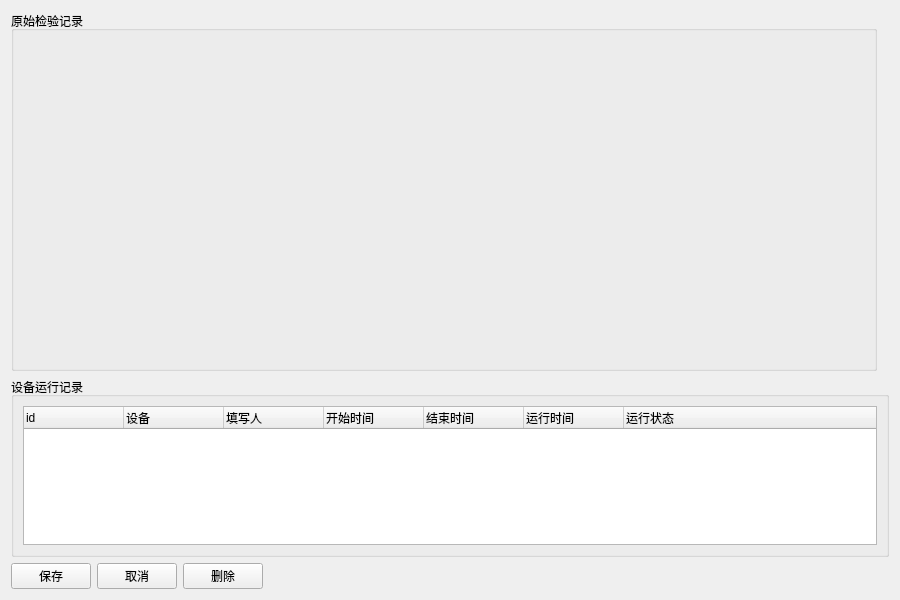
<?xml version="1.0" encoding="UTF-8"?>
<ui version="4.0">
 <class>Form</class>
 <widget class="QWidget" name="Form">
  <property name="geometry">
   <rect>
    <x>0</x>
    <y>0</y>
    <width>900</width>
    <height>600</height>
   </rect>
  </property>
  <property name="windowTitle">
   <string>Form</string>
  </property>
  <layout class="QGridLayout" name="gridLayout">
   <item row="1" column="0" colspan="3">
    <widget class="QGroupBox" name="groupBox_3">
     <property name="sizePolicy">
      <sizepolicy hsizetype="Preferred" vsizetype="Preferred">
       <horstretch>0</horstretch>
       <verstretch>2</verstretch>
      </sizepolicy>
     </property>
     <property name="title">
      <string>设备运行记录</string>
     </property>
     <layout class="QGridLayout" name="gridLayout_7">
      <item row="0" column="0">
       <widget class="QTreeWidget" name="treeWidget_equipment">
        <property name="selectionMode">
         <enum>QAbstractItemView::ExtendedSelection</enum>
        </property>
        <property name="indentation">
         <number>0</number>
        </property>
        <column>
         <property name="text">
          <string>id</string>
         </property>
        </column>
        <column>
         <property name="text">
          <string>设备</string>
         </property>
        </column>
        <column>
         <property name="text">
          <string>填写人</string>
         </property>
        </column>
        <column>
         <property name="text">
          <string>开始时间</string>
         </property>
        </column>
        <column>
         <property name="text">
          <string>结束时间</string>
         </property>
        </column>
        <column>
         <property name="text">
          <string>运行时间</string>
         </property>
        </column>
        <column>
         <property name="text">
          <string>运行状态</string>
         </property>
        </column>
       </widget>
      </item>
     </layout>
    </widget>
   </item>
   <item row="0" column="0">
    <widget class="QGroupBox" name="groupBox_oripaper">
     <property name="sizePolicy">
      <sizepolicy hsizetype="Preferred" vsizetype="Preferred">
       <horstretch>1</horstretch>
       <verstretch>4</verstretch>
      </sizepolicy>
     </property>
     <property name="title">
      <string>原始检验记录</string>
     </property>
     <layout class="QGridLayout" name="gridLayout_6"/>
    </widget>
   </item>
   <item row="2" column="0">
    <layout class="QHBoxLayout" name="horizontalLayout">
     <item>
      <widget class="QPushButton" name="pushButton_accept">
       <property name="sizePolicy">
        <sizepolicy hsizetype="Fixed" vsizetype="Fixed">
         <horstretch>0</horstretch>
         <verstretch>0</verstretch>
        </sizepolicy>
       </property>
       <property name="text">
        <string>保存</string>
       </property>
      </widget>
     </item>
     <item>
      <widget class="QPushButton" name="pushButton_cancel">
       <property name="sizePolicy">
        <sizepolicy hsizetype="Fixed" vsizetype="Fixed">
         <horstretch>0</horstretch>
         <verstretch>0</verstretch>
        </sizepolicy>
       </property>
       <property name="text">
        <string>取消</string>
       </property>
      </widget>
     </item>
     <item>
      <widget class="QPushButton" name="pushButton_delete">
       <property name="sizePolicy">
        <sizepolicy hsizetype="Fixed" vsizetype="Fixed">
         <horstretch>0</horstretch>
         <verstretch>0</verstretch>
        </sizepolicy>
       </property>
       <property name="text">
        <string>删除</string>
       </property>
      </widget>
     </item>
     <item>
      <spacer name="horizontalSpacer">
       <property name="orientation">
        <enum>Qt::Horizontal</enum>
       </property>
       <property name="sizeHint" stdset="0">
        <size>
         <width>40</width>
         <height>20</height>
        </size>
       </property>
      </spacer>
     </item>
    </layout>
   </item>
  </layout>
 </widget>
 <tabstops>
  <tabstop>treeWidget_equipment</tabstop>
 </tabstops>
 <resources/>
 <connections/>
</ui>
